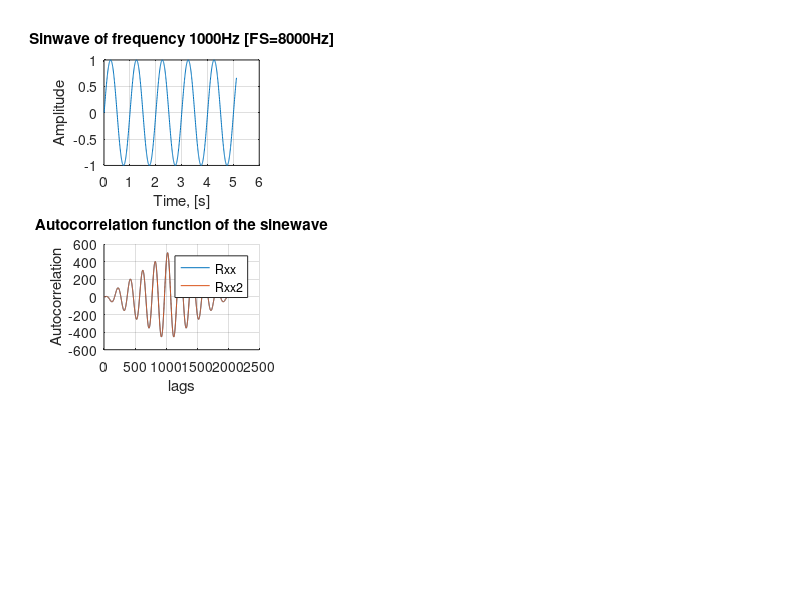
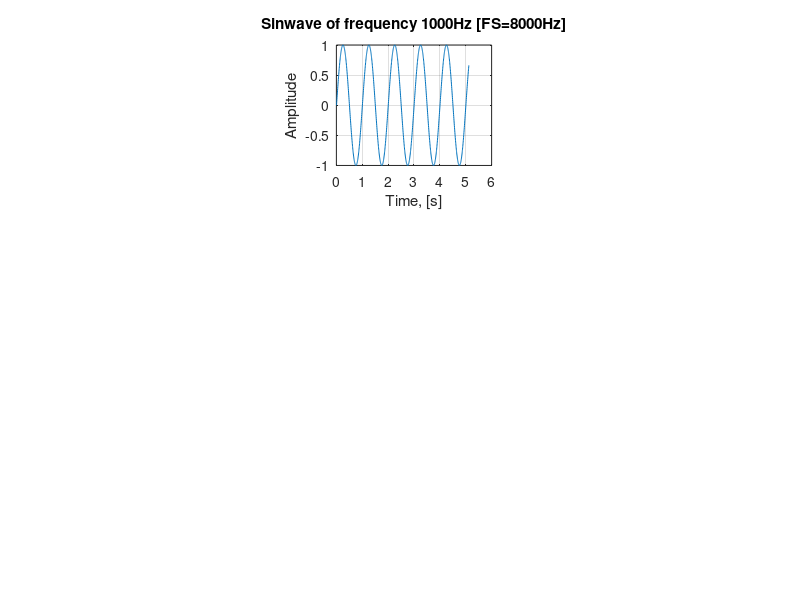

Here is the MATLAB script that generated these plots, in order: (Note: this script raises an error after producing the figures.)
% Korrelationen
% 
delete(findall(0,'type','line'))    % Inhalte der letztem plots löschen, figure handle behalten

%%%%%%%%%%%%%%%%%%%%%%%%%%%%%
% AKF mit matlab fkt xcorr()
%%%%%%%%%%%%%%%%%%%%%%%%%%%%%
p1=figure(1);
N=1024;                 % Number of samples
f1=1;                   % Frequency of the sinewave
FS=200;                 % Sampling Frequency
n=0:N-1;                % Sample index numbers
x=sin(2*pi*f1*n/FS);    % Generate the signal, x(n)
t=[1:N]*(1/FS);         % Prepare a time axis

subplot(330+1);         % Prepare the figure
plot(t,x);grid on;      % Plot x(n)
title('Sinwave of frequency 1000Hz [FS=8000Hz]');
xlabel('Time, [s]');
ylabel('Amplitude');

Rxx=xcorr(x);           % Estimate its autocorrelation
Rxx2=xcorr(x,x);           % Estimate its autocorrelation

subplot(330+4);         % Prepare the figure
hold all;
plot(Rxx);grid on;      % Plot the autocorrelation
plot(Rxx2);grid on;      % Plot the autocorrelation
hold off;
title('Autocorrelation function of the sinewave');
xlabel('lags');
ylabel('Autocorrelation');
legend('Rxx','Rxx2');
%%

%%%%%%%%%%%%%%%%%%%%%%%%%%%%%%%%%%%%%%%%
% AKF mit eigener funktion autocorr()
%%%%%%%%%%%%%%%%%%%%%%%%%%%%%%%%%%%%%%%%
p2=figure(2);
N=1024;
f1=1;
FS=200;
n=0:N-1;
x=sin(2*pi*f1*n/FS);
t=[1:N]*(1/FS);

subplot(330+2);
plot(t,x);grid on;
title('Sinwave of frequency 1000Hz [FS=8000Hz]');
xlabel('Time, [s]');
ylabel('Amplitude');

Rxx=autocorr(x);

subplot(330+5);
plot(Rxx);grid on;
title('Selfmade Autocorrelation function of the sinewave');
xlabel('lags');
ylabel('Autocorrelation');

%%
%%%%%%%%%%%%%%%%%%%%%%%%%%%%%%%%%%%%%%%%
% KKF mit matlab funktion xcorr()
%%%%%%%%%%%%%%%%%%%%%%%%%%%%%%%%%%%%%%%%
p3=figure(3);
N=2^10;                 % Number of samples to generate
f1=1;                    % Frequency of the sinewave
fs=200;                 % Sampling frequency
Ts=1/fs;
n=[0:1:N-1]*Ts;                % Sampling index

x1=sin(2*pi*f1*n(1:end/3));
x2=sin(2*pi*3*f1*n(1:end/3));  % Generate x(n)
x3=sin(2*pi*f1*n(1:end/3+1)+0.4);  % Generate x(n)
x=[x1 x2 x3];
y=x+10*randn(1,N);      % Generate y(n)

pl=420;
subplot(pl+1);
plot(t,x);grid on;
title('Pure Sinewave');

subplot(pl+2);
plot(t,y);grid on;
title('y(n), Pure Sinewave + Noise');

Rxy=xcorr(x,y);         % Estimate the cross correlation
Ryx=xcorr(y,x);         % Estimate the cross correlation
subplot(4,2,[3 4]);
hold all;
plot(Rxy,'b');grid on;
plot(Ryx,'r');grid on;
hold all off;
legend('Rxy','Ryx');
title('Cross correlation');
xlim([0 2*N]);

Rxx2=xcorr(x);         % Estimate the auto correlation
Rxx2a=xcorr(x,x);         % Estimate the auto correlation
subplot(4,2,[5 6]);
hold all;
plot(Rxx2);grid on;
plot(Rxx2a);grid on;
hold off;
legend('Rxx2','Rxx2a');
title('Auto correlation');
xlim([0 2*N]);

Ryy=xcorr(y);         % Estimate the auto correlation
subplot(4,2,[7 8]);
hold on;
plot(Ryy,'r');grid on;
hold off;
legend('Ryy');
title('Auto correlation');
xlim([0 2*N]);



%%
%%%%%%%%%%%%%%%%%%%%%%%%%%%%%%%%%%%%%%%%
% Impulslaufzeitmessung (Radar)
%%%%%%%%%%%%%%%%%%%%%%%%%%%%%%%%%%%%%%%%
p4=figure(4);
N=256;                 % Number of samples to generate
fs=1;                 % Sampling frequency
Ts=1/fs;
n=[0:1:N-1]*Ts;                % Sampling index
plength=8;  % Tx Pulslaenge = 4samples
pdelay=39;  % Rx Pulsedelay
pdelay2=140;  % Rx Pulsedelay
pA=5;     % Tx Pulse gain
pAttd=0.4;     % Rx Pulse attenuation     

x=[pA*ones(1,plength) zeros(1,N-plength)]; 
xd=zeros(1,N); 
xd(pdelay:pdelay+plength-1)=pA*pAttd*ones(1,plength); % Rechteckimpuls fuer 4 samples, sonst null
%xd(pdelay2:pdelay2+plength-1)=pA*pAttd*ones(1,plength); % Rechteckimpuls fuer 4 samples, sonst null

% NOISE
r=xd+1*randn(1,N);        % Generate y(n)
Y=xcorr(r,x);
Yrr=xcorr(r);

Rrx=Y(end/2:end);
[dummy maxRrx]=max(Rrx);


pl4=320;
subplot(pl4+1);
hold all;
plot(n,x,'b');grid on;
plot(n,xd,'r');grid on;
hold off;
title('x(n), Tx Pulse, pure Rx Pulse');
legend('x','xd');
xlim([0 N]);

subplot(pl4+2);
hold all;
plot(n,x,'b');grid on;
plot(n,r,'r');grid on;
hold off;
title('x(n), Tx Pulse, noisy Rx Pulse');
legend('x','r');
xlim([0 N]);

subplot(pl4+3);
hold all;
plot(n,Rrx,'b');grid on;
hold off;
title([ 'Rrx(n)'...   
        '   KKFmax @ ' num2str(maxRrx, '%.2f')]);
line([maxRrx maxRrx],[1.2*min(Rrx) 1.2*max(Rrx)],'color','r','linestyle','--')
ylim([1.2*min(Rrx) 1.2*max(Rrx)]);
legend('Rrx');
xlim([0 N]);

subplot(pl4+4);
hold all;
plot([-N+1:N-1],Y,'b');grid on;
hold off;
title('Rrx(n)');
legend('Y');
xlim([-N N]);

subplot(pl4+5);
hold all;
plot([-N+1:N-1],Yrr,'b');grid on;
hold off;
title('Yrr(n)');
legend('Yrr');
xlim([-N N]);

arr=sort(findall(0,'type','figure'));
%delete(arr(1:end-1))
return
%%
ar=sort(findall(0,'type','figure'));
set(ar,'WindowStyle','docked');